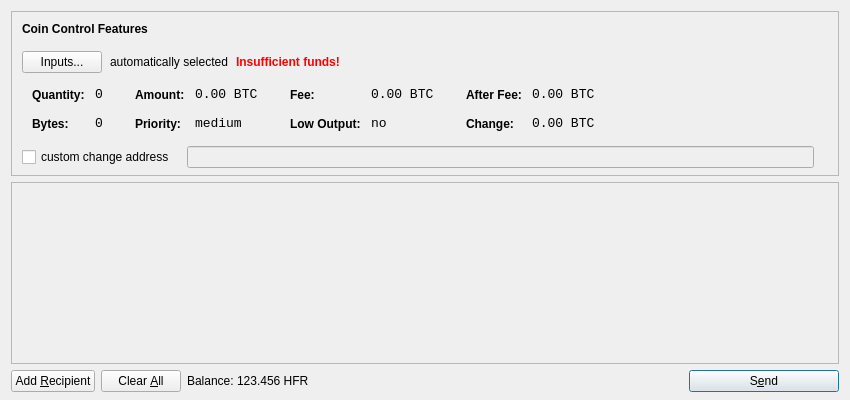
<?xml version="1.0" encoding="UTF-8"?>
<ui version="4.0">
 <class>SendCoinsDialog</class>
 <widget class="QDialog" name="SendCoinsDialog">
  <property name="geometry">
   <rect>
    <x>0</x>
    <y>0</y>
    <width>850</width>
    <height>400</height>
   </rect>
  </property>
  <property name="windowTitle">
   <string>Send Coins</string>
  </property>
  <layout class="QVBoxLayout" name="verticalLayout" stretch="0,1,0">
   <property name="bottomMargin">
    <number>8</number>
   </property>
   <item>
    <widget class="QFrame" name="frameCoinControl">
     <property name="sizePolicy">
      <sizepolicy hsizetype="Expanding" vsizetype="Expanding">
       <horstretch>0</horstretch>
       <verstretch>0</verstretch>
      </sizepolicy>
     </property>
     <property name="maximumSize">
      <size>
       <width>16777215</width>
       <height>16777215</height>
      </size>
     </property>
     <property name="frameShape">
      <enum>QFrame::StyledPanel</enum>
     </property>
     <property name="frameShadow">
      <enum>QFrame::Sunken</enum>
     </property>
     <layout class="QVBoxLayout" name="verticalLayoutCoinControl2">
      <property name="spacing">
       <number>-1</number>
      </property>
      <property name="leftMargin">
       <number>0</number>
      </property>
      <property name="topMargin">
       <number>0</number>
      </property>
      <property name="rightMargin">
       <number>0</number>
      </property>
      <property name="bottomMargin">
       <number>6</number>
      </property>
      <item>
       <layout class="QVBoxLayout" name="verticalLayoutCoinControl" stretch="0,0,0,0,1">
        <property name="spacing">
         <number>0</number>
        </property>
        <property name="leftMargin">
         <number>10</number>
        </property>
        <property name="topMargin">
         <number>10</number>
        </property>
        <item>
         <layout class="QHBoxLayout" name="horizontalLayoutCoinControl1">
          <property name="bottomMargin">
           <number>15</number>
          </property>
          <item>
           <widget class="QLabel" name="labelCoinControlFeatures">
            <property name="sizePolicy">
             <sizepolicy hsizetype="Preferred" vsizetype="Maximum">
              <horstretch>0</horstretch>
              <verstretch>0</verstretch>
             </sizepolicy>
            </property>
            <property name="font">
             <font>
              <weight>75</weight>
              <bold>true</bold>
             </font>
            </property>
            <property name="styleSheet">
             <string notr="true">font-weight:bold;</string>
            </property>
            <property name="text">
             <string>Coin Control Features</string>
            </property>
           </widget>
          </item>
         </layout>
        </item>
        <item>
         <layout class="QHBoxLayout" name="horizontalLayoutCoinControl2" stretch="0,0,0,0">
          <property name="spacing">
           <number>8</number>
          </property>
          <property name="bottomMargin">
           <number>10</number>
          </property>
          <item>
           <widget class="QPushButton" name="pushButtonCoinControl">
            <property name="styleSheet">
             <string notr="true"/>
            </property>
            <property name="text">
             <string>Inputs...</string>
            </property>
           </widget>
          </item>
          <item>
           <widget class="QLabel" name="labelCoinControlAutomaticallySelected">
            <property name="text">
             <string>automatically selected</string>
            </property>
            <property name="margin">
             <number>5</number>
            </property>
           </widget>
          </item>
          <item>
           <widget class="QLabel" name="labelCoinControlInsuffFunds">
            <property name="font">
             <font>
              <weight>75</weight>
              <bold>true</bold>
             </font>
            </property>
            <property name="styleSheet">
             <string notr="true">color:red;font-weight:bold;</string>
            </property>
            <property name="text">
             <string>Insufficient funds!</string>
            </property>
            <property name="margin">
             <number>5</number>
            </property>
           </widget>
          </item>
          <item>
           <spacer name="horizontalSpacerCoinControl">
            <property name="orientation">
             <enum>Qt::Horizontal</enum>
            </property>
            <property name="sizeHint" stdset="0">
             <size>
              <width>40</width>
              <height>1</height>
             </size>
            </property>
           </spacer>
          </item>
         </layout>
        </item>
        <item>
         <widget class="QWidget" name="widgetCoinControl" native="true">
          <property name="sizePolicy">
           <sizepolicy hsizetype="Preferred" vsizetype="Preferred">
            <horstretch>0</horstretch>
            <verstretch>0</verstretch>
           </sizepolicy>
          </property>
          <property name="minimumSize">
           <size>
            <width>0</width>
            <height>0</height>
           </size>
          </property>
          <property name="styleSheet">
           <string notr="true"/>
          </property>
          <layout class="QHBoxLayout" name="horizontalLayoutCoinControl5">
           <property name="margin">
            <number>0</number>
           </property>
           <item>
            <layout class="QHBoxLayout" name="horizontalLayoutCoinControl3" stretch="0,0,0,1">
             <property name="spacing">
              <number>20</number>
             </property>
             <property name="topMargin">
              <number>0</number>
             </property>
             <property name="bottomMargin">
              <number>10</number>
             </property>
             <item>
              <layout class="QFormLayout" name="formLayoutCoinControl1">
               <property name="horizontalSpacing">
                <number>10</number>
               </property>
               <property name="verticalSpacing">
                <number>14</number>
               </property>
               <property name="leftMargin">
                <number>10</number>
               </property>
               <property name="topMargin">
                <number>4</number>
               </property>
               <property name="rightMargin">
                <number>6</number>
               </property>
               <item row="0" column="0">
                <widget class="QLabel" name="labelCoinControlQuantityText">
                 <property name="styleSheet">
                  <string notr="true">font-weight:bold;</string>
                 </property>
                 <property name="text">
                  <string>Quantity:</string>
                 </property>
                 <property name="margin">
                  <number>0</number>
                 </property>
                </widget>
               </item>
               <item row="0" column="1">
                <widget class="QLabel" name="labelCoinControlQuantity">
                 <property name="font">
                  <font>
                   <family>Monospace</family>
                   <pointsize>10</pointsize>
                  </font>
                 </property>
                 <property name="cursor">
                  <cursorShape>IBeamCursor</cursorShape>
                 </property>
                 <property name="contextMenuPolicy">
                  <enum>Qt::ActionsContextMenu</enum>
                 </property>
                 <property name="text">
                  <string notr="true">0</string>
                 </property>
                 <property name="margin">
                  <number>0</number>
                 </property>
                 <property name="textInteractionFlags">
                  <set>Qt::LinksAccessibleByMouse|Qt::TextSelectableByKeyboard|Qt::TextSelectableByMouse</set>
                 </property>
                </widget>
               </item>
               <item row="1" column="0">
                <widget class="QLabel" name="labelCoinControlBytesText">
                 <property name="styleSheet">
                  <string notr="true">font-weight:bold;</string>
                 </property>
                 <property name="text">
                  <string>Bytes:</string>
                 </property>
                </widget>
               </item>
               <item row="1" column="1">
                <widget class="QLabel" name="labelCoinControlBytes">
                 <property name="font">
                  <font>
                   <family>Monospace</family>
                   <pointsize>10</pointsize>
                  </font>
                 </property>
                 <property name="cursor">
                  <cursorShape>IBeamCursor</cursorShape>
                 </property>
                 <property name="contextMenuPolicy">
                  <enum>Qt::ActionsContextMenu</enum>
                 </property>
                 <property name="text">
                  <string notr="true">0</string>
                 </property>
                 <property name="textInteractionFlags">
                  <set>Qt::LinksAccessibleByMouse|Qt::TextSelectableByKeyboard|Qt::TextSelectableByMouse</set>
                 </property>
                </widget>
               </item>
              </layout>
             </item>
             <item>
              <layout class="QFormLayout" name="formLayoutCoinControl2">
               <property name="horizontalSpacing">
                <number>10</number>
               </property>
               <property name="verticalSpacing">
                <number>14</number>
               </property>
               <property name="leftMargin">
                <number>6</number>
               </property>
               <property name="topMargin">
                <number>4</number>
               </property>
               <property name="rightMargin">
                <number>6</number>
               </property>
               <item row="0" column="0">
                <widget class="QLabel" name="labelCoinControlAmountText">
                 <property name="styleSheet">
                  <string notr="true">font-weight:bold;</string>
                 </property>
                 <property name="text">
                  <string>Amount:</string>
                 </property>
                 <property name="margin">
                  <number>0</number>
                 </property>
                </widget>
               </item>
               <item row="0" column="1">
                <widget class="QLabel" name="labelCoinControlAmount">
                 <property name="font">
                  <font>
                   <family>Monospace</family>
                   <pointsize>10</pointsize>
                  </font>
                 </property>
                 <property name="cursor">
                  <cursorShape>IBeamCursor</cursorShape>
                 </property>
                 <property name="contextMenuPolicy">
                  <enum>Qt::ActionsContextMenu</enum>
                 </property>
                 <property name="text">
                  <string notr="true">0.00 BTC</string>
                 </property>
                 <property name="textInteractionFlags">
                  <set>Qt::LinksAccessibleByMouse|Qt::TextSelectableByKeyboard|Qt::TextSelectableByMouse</set>
                 </property>
                </widget>
               </item>
               <item row="1" column="0">
                <widget class="QLabel" name="labelCoinControlPriorityText">
                 <property name="styleSheet">
                  <string notr="true">font-weight:bold;</string>
                 </property>
                 <property name="text">
                  <string>Priority:</string>
                 </property>
                </widget>
               </item>
               <item row="1" column="1">
                <widget class="QLabel" name="labelCoinControlPriority">
                 <property name="font">
                  <font>
                   <family>Monospace</family>
                   <pointsize>10</pointsize>
                  </font>
                 </property>
                 <property name="cursor">
                  <cursorShape>IBeamCursor</cursorShape>
                 </property>
                 <property name="contextMenuPolicy">
                  <enum>Qt::ActionsContextMenu</enum>
                 </property>
                 <property name="text">
                  <string>medium</string>
                 </property>
                 <property name="textInteractionFlags">
                  <set>Qt::LinksAccessibleByMouse|Qt::TextSelectableByKeyboard|Qt::TextSelectableByMouse</set>
                 </property>
                </widget>
               </item>
              </layout>
             </item>
             <item>
              <layout class="QFormLayout" name="formLayoutCoinControl3">
               <property name="horizontalSpacing">
                <number>10</number>
               </property>
               <property name="verticalSpacing">
                <number>14</number>
               </property>
               <property name="leftMargin">
                <number>6</number>
               </property>
               <property name="topMargin">
                <number>4</number>
               </property>
               <property name="rightMargin">
                <number>6</number>
               </property>
               <item row="0" column="0">
                <widget class="QLabel" name="labelCoinControlFeeText">
                 <property name="styleSheet">
                  <string notr="true">font-weight:bold;</string>
                 </property>
                 <property name="text">
                  <string>Fee:</string>
                 </property>
                 <property name="margin">
                  <number>0</number>
                 </property>
                </widget>
               </item>
               <item row="0" column="1">
                <widget class="QLabel" name="labelCoinControlFee">
                 <property name="font">
                  <font>
                   <family>Monospace</family>
                   <pointsize>10</pointsize>
                  </font>
                 </property>
                 <property name="cursor">
                  <cursorShape>IBeamCursor</cursorShape>
                 </property>
                 <property name="contextMenuPolicy">
                  <enum>Qt::ActionsContextMenu</enum>
                 </property>
                 <property name="text">
                  <string notr="true">0.00 BTC</string>
                 </property>
                 <property name="textInteractionFlags">
                  <set>Qt::LinksAccessibleByMouse|Qt::TextSelectableByKeyboard|Qt::TextSelectableByMouse</set>
                 </property>
                </widget>
               </item>
               <item row="1" column="0">
                <widget class="QLabel" name="labelCoinControlLowOutputText">
                 <property name="styleSheet">
                  <string notr="true">font-weight:bold;</string>
                 </property>
                 <property name="text">
                  <string>Low Output:</string>
                 </property>
                </widget>
               </item>
               <item row="1" column="1">
                <widget class="QLabel" name="labelCoinControlLowOutput">
                 <property name="font">
                  <font>
                   <family>Monospace</family>
                   <pointsize>10</pointsize>
                  </font>
                 </property>
                 <property name="cursor">
                  <cursorShape>IBeamCursor</cursorShape>
                 </property>
                 <property name="contextMenuPolicy">
                  <enum>Qt::ActionsContextMenu</enum>
                 </property>
                 <property name="text">
                  <string>no</string>
                 </property>
                 <property name="textInteractionFlags">
                  <set>Qt::LinksAccessibleByMouse|Qt::TextSelectableByKeyboard|Qt::TextSelectableByMouse</set>
                 </property>
                </widget>
               </item>
              </layout>
             </item>
             <item>
              <layout class="QFormLayout" name="formLayoutCoinControl4">
               <property name="horizontalSpacing">
                <number>10</number>
               </property>
               <property name="verticalSpacing">
                <number>14</number>
               </property>
               <property name="leftMargin">
                <number>6</number>
               </property>
               <property name="topMargin">
                <number>4</number>
               </property>
               <property name="rightMargin">
                <number>6</number>
               </property>
               <item row="0" column="0">
                <widget class="QLabel" name="labelCoinControlAfterFeeText">
                 <property name="styleSheet">
                  <string notr="true">font-weight:bold;</string>
                 </property>
                 <property name="text">
                  <string>After Fee:</string>
                 </property>
                 <property name="margin">
                  <number>0</number>
                 </property>
                </widget>
               </item>
               <item row="0" column="1">
                <widget class="QLabel" name="labelCoinControlAfterFee">
                 <property name="font">
                  <font>
                   <family>Monospace</family>
                   <pointsize>10</pointsize>
                  </font>
                 </property>
                 <property name="cursor">
                  <cursorShape>IBeamCursor</cursorShape>
                 </property>
                 <property name="contextMenuPolicy">
                  <enum>Qt::ActionsContextMenu</enum>
                 </property>
                 <property name="text">
                  <string notr="true">0.00 BTC</string>
                 </property>
                 <property name="textInteractionFlags">
                  <set>Qt::LinksAccessibleByMouse|Qt::TextSelectableByKeyboard|Qt::TextSelectableByMouse</set>
                 </property>
                </widget>
               </item>
               <item row="1" column="0">
                <widget class="QLabel" name="labelCoinControlChangeText">
                 <property name="styleSheet">
                  <string notr="true">font-weight:bold;</string>
                 </property>
                 <property name="text">
                  <string>Change:</string>
                 </property>
                </widget>
               </item>
               <item row="1" column="1">
                <widget class="QLabel" name="labelCoinControlChange">
                 <property name="font">
                  <font>
                   <family>Monospace</family>
                   <pointsize>10</pointsize>
                  </font>
                 </property>
                 <property name="cursor">
                  <cursorShape>IBeamCursor</cursorShape>
                 </property>
                 <property name="contextMenuPolicy">
                  <enum>Qt::ActionsContextMenu</enum>
                 </property>
                 <property name="text">
                  <string notr="true">0.00 BTC</string>
                 </property>
                 <property name="textInteractionFlags">
                  <set>Qt::LinksAccessibleByMouse|Qt::TextSelectableByKeyboard|Qt::TextSelectableByMouse</set>
                 </property>
                </widget>
               </item>
              </layout>
             </item>
            </layout>
           </item>
          </layout>
         </widget>
        </item>
        <item>
         <layout class="QHBoxLayout" name="horizontalLayoutCoinControl4" stretch="0,0,0">
          <property name="spacing">
           <number>12</number>
          </property>
          <property name="sizeConstraint">
           <enum>QLayout::SetDefaultConstraint</enum>
          </property>
          <property name="topMargin">
           <number>5</number>
          </property>
          <property name="rightMargin">
           <number>5</number>
          </property>
          <item>
           <widget class="QCheckBox" name="checkBoxCoinControlChange">
            <property name="text">
             <string>custom change address</string>
            </property>
           </widget>
          </item>
          <item>
           <widget class="QLineEdit" name="lineEditCoinControlChange">
            <property name="enabled">
             <bool>false</bool>
            </property>
            <property name="sizePolicy">
             <sizepolicy hsizetype="Expanding" vsizetype="Fixed">
              <horstretch>0</horstretch>
              <verstretch>0</verstretch>
             </sizepolicy>
            </property>
           </widget>
          </item>
          <item>
           <widget class="QLabel" name="labelCoinControlChangeLabel">
            <property name="sizePolicy">
             <sizepolicy hsizetype="Preferred" vsizetype="Expanding">
              <horstretch>0</horstretch>
              <verstretch>0</verstretch>
             </sizepolicy>
            </property>
            <property name="minimumSize">
             <size>
              <width>0</width>
              <height>0</height>
             </size>
            </property>
            <property name="text">
             <string/>
            </property>
            <property name="margin">
             <number>3</number>
            </property>
           </widget>
          </item>
         </layout>
        </item>
        <item>
         <spacer name="verticalSpacerCoinControl">
          <property name="orientation">
           <enum>Qt::Vertical</enum>
          </property>
          <property name="sizeHint" stdset="0">
           <size>
            <width>800</width>
            <height>1</height>
           </size>
          </property>
         </spacer>
        </item>
       </layout>
      </item>
     </layout>
    </widget>
   </item>
   <item>
    <widget class="QScrollArea" name="scrollArea">
     <property name="widgetResizable">
      <bool>true</bool>
     </property>
     <widget class="QWidget" name="scrollAreaWidgetContents">
      <property name="geometry">
       <rect>
        <x>0</x>
        <y>0</y>
        <width>830</width>
        <height>165</height>
       </rect>
      </property>
      <layout class="QVBoxLayout" name="verticalLayout_2">
       <property name="margin">
        <number>0</number>
       </property>
       <item>
        <layout class="QVBoxLayout" name="entries">
         <property name="spacing">
          <number>6</number>
         </property>
        </layout>
       </item>
       <item>
        <spacer name="verticalSpacer">
         <property name="orientation">
          <enum>Qt::Vertical</enum>
         </property>
         <property name="sizeHint" stdset="0">
          <size>
           <width>20</width>
           <height>40</height>
          </size>
         </property>
        </spacer>
       </item>
      </layout>
     </widget>
    </widget>
   </item>
   <item>
    <layout class="QHBoxLayout" name="horizontalLayout">
     <item>
      <widget class="QPushButton" name="addButton">
       <property name="toolTip">
        <string>Send to multiple recipients at once</string>
       </property>
       <property name="text">
        <string>Add &amp;Recipient</string>
       </property>
       <property name="icon">
        <iconset resource="../bitcoin.qrc">
         <normaloff>:/icons/add</normaloff>:/icons/add</iconset>
       </property>
       <property name="autoDefault">
        <bool>false</bool>
       </property>
      </widget>
     </item>
     <item>
      <widget class="QPushButton" name="clearButton">
       <property name="sizePolicy">
        <sizepolicy hsizetype="Minimum" vsizetype="Fixed">
         <horstretch>0</horstretch>
         <verstretch>0</verstretch>
        </sizepolicy>
       </property>
       <property name="toolTip">
        <string>Remove all transaction fields</string>
       </property>
       <property name="text">
        <string>Clear &amp;All</string>
       </property>
       <property name="icon">
        <iconset resource="../bitcoin.qrc">
         <normaloff>:/icons/remove</normaloff>:/icons/remove</iconset>
       </property>
       <property name="autoRepeatDelay">
        <number>300</number>
       </property>
       <property name="autoDefault">
        <bool>false</bool>
       </property>
      </widget>
     </item>
     <item>
      <layout class="QHBoxLayout" name="horizontalLayout_2">
       <property name="spacing">
        <number>3</number>
       </property>
       <item>
        <widget class="QLabel" name="label">
         <property name="text">
          <string>Balance:</string>
         </property>
        </widget>
       </item>
       <item>
        <widget class="QLabel" name="labelBalance">
         <property name="cursor">
          <cursorShape>IBeamCursor</cursorShape>
         </property>
         <property name="text">
          <string>123.456 HFR</string>
         </property>
         <property name="textInteractionFlags">
          <set>Qt::LinksAccessibleByMouse|Qt::TextSelectableByKeyboard|Qt::TextSelectableByMouse</set>
         </property>
        </widget>
       </item>
      </layout>
     </item>
     <item>
      <spacer name="horizontalSpacer">
       <property name="orientation">
        <enum>Qt::Horizontal</enum>
       </property>
       <property name="sizeHint" stdset="0">
        <size>
         <width>40</width>
         <height>20</height>
        </size>
       </property>
      </spacer>
     </item>
     <item>
      <widget class="QPushButton" name="sendButton">
       <property name="minimumSize">
        <size>
         <width>150</width>
         <height>0</height>
        </size>
       </property>
       <property name="toolTip">
        <string>Confirm the send action</string>
       </property>
       <property name="text">
        <string>S&amp;end</string>
       </property>
       <property name="icon">
        <iconset resource="../bitcoin.qrc">
         <normaloff>:/icons/send</normaloff>:/icons/send</iconset>
       </property>
       <property name="default">
        <bool>true</bool>
       </property>
      </widget>
     </item>
    </layout>
   </item>
  </layout>
 </widget>
 <resources>
  <include location="../bitcoin.qrc"/>
 </resources>
 <connections/>
</ui>
